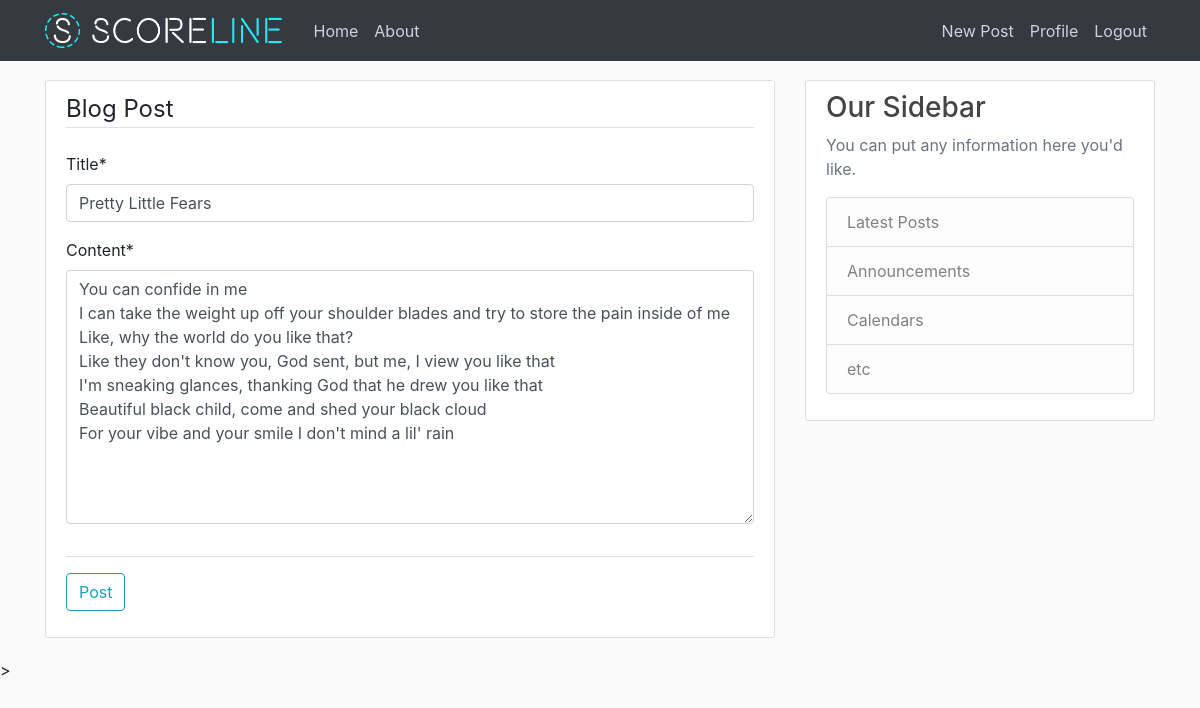
Screenshot of /post/14/update/ (signed in) with the database file from the repository.
### blog/models.py (models this page shows, shortened)
class Post(models.Model):
    title = models.CharField(max_length=100)
    content = models.TextField(validators=[MinLengthValidator(100)])
    date_posted = models.DateTimeField(default=timezone.now)
    author = models.ForeignKey(User, on_delete=models.CASCADE)
    likes = models.ManyToManyField(User, related_name='blog_posts')

### blog/views.py (the view, shortened to what this page needs)
# urls.py: path('post/<int:pk>/update/', PostUpdateView.as_view(), name='post-update'),
class PostUpdateView(LoginRequiredMixin,UserPassesTestMixin, UpdateView):
    model = Post
    fields = ['title', 'content']
    def test_func(self):
        post = self.get_object()
        if self.request.user == post.author:
            return True
        return False

### blog/templates/blog/post_form.html (shortened to what this page needs)
{% extends "blog/base.html"%}
{% load crispy_forms_tags %}
{% block content %}
    <div class="content-section">
        <form  method ="POST">
           <fieldset class="form-group">
               <legend class="border-bottom mb-4">Blog Post</legend>
               {{ form|crispy }}
           </fieldset>
           <div class="form-group border-top pt-3">
                <button class="btn btn-outline-info" type="submit">
                    Post
                </button>
           </div>
        </form>
    </div>
{% endblock content %}

### blog/static/blog/main.css (style rules this page uses)
body { background: #fafafa; margin-top: 5rem; }
.content-section { background: #ffffff; padding: 10px 20px; border: 1px solid #dddddd; border-radius: 3px; margin-bottom: 20px; }

### rows the page displays
Post: title "Pretty Little Fears", content "You can confide in me I can take the weight up off your shoulder blades and try to store the pain inside of me Like, why the world do you like that? Like they don't know you, God sent, but me, I view you like that I'm sneaking glances, thanking God that he drew you like that Beautiful black child, come and shed your black cloud For your vibe and your smile I don't mind a lil' rain"
